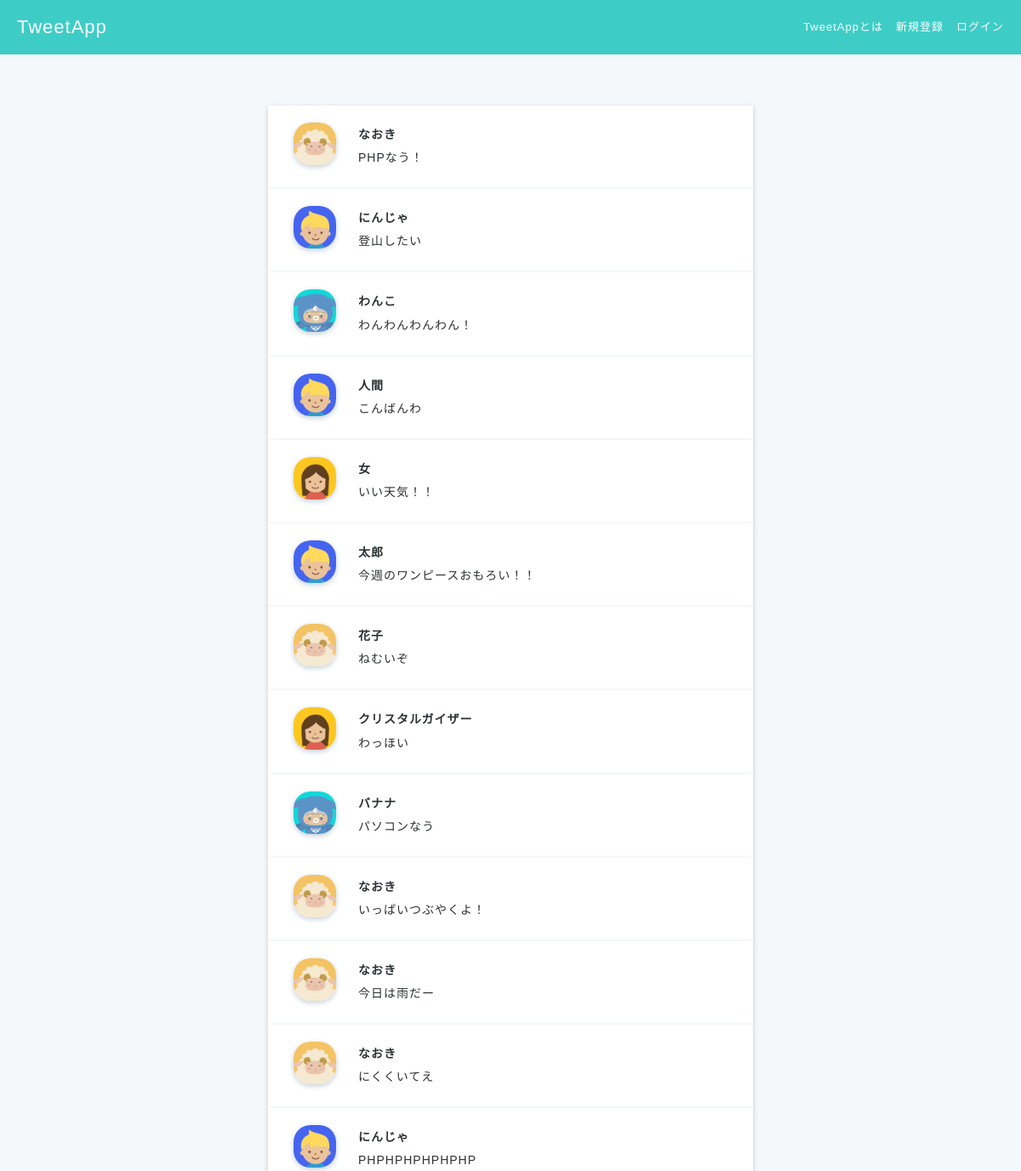
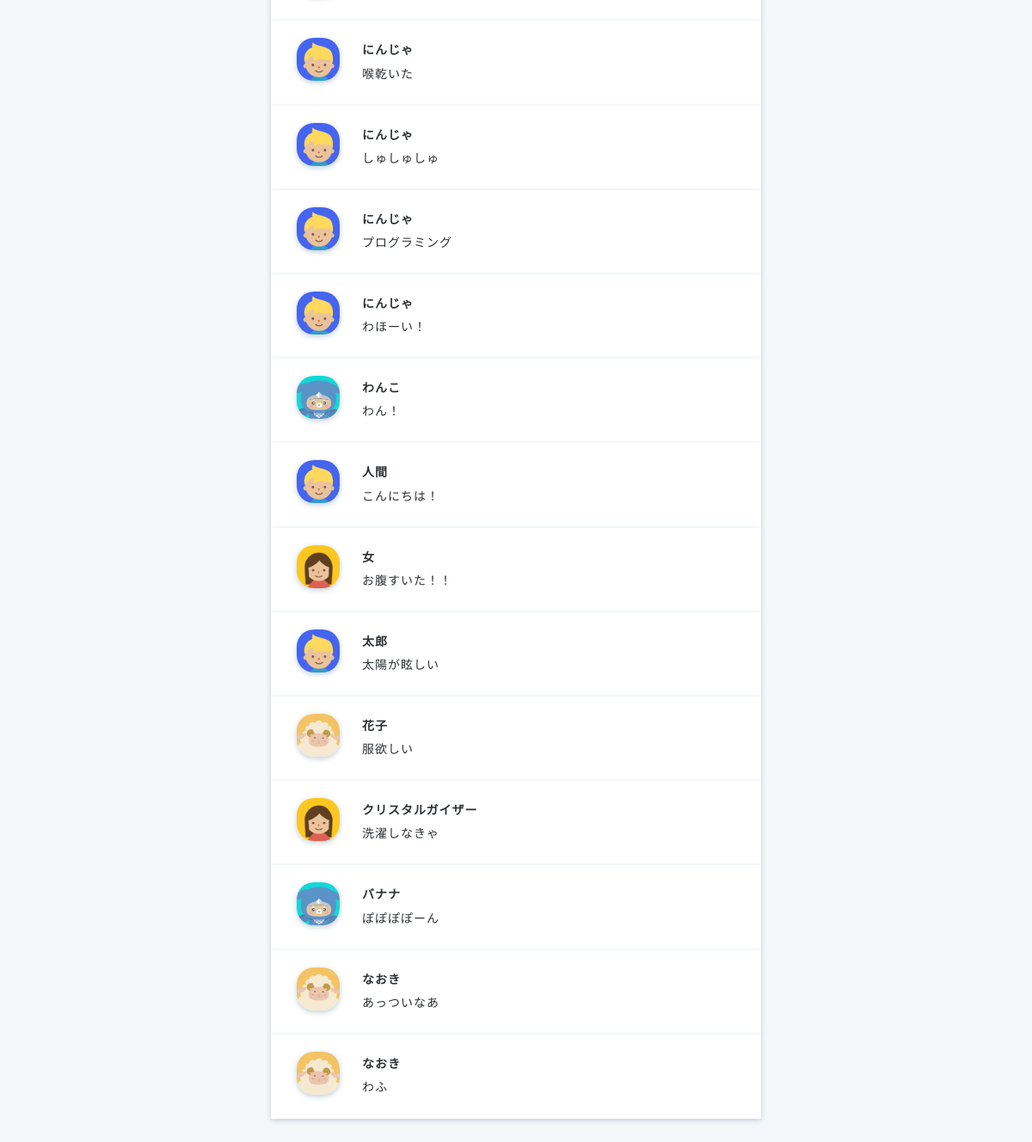
/posts.php, run on the app's committed database (2 pictures, top to bottom).
### tables this page shows
create table tweets (
tweet_id int auto_increment primary key,
user_id int not null,
content varchar(140) not null,
created datetime default current_timestamp,
updated datetime default current_timestamp on update current_timestamp,
foreign key(user_id) references users(id)
);

create table users (
id int auto_increment  primary key,
name varchar(100) not null,
email varchar(100) not null unique,
password varchar(100) not null,
created datetime default current_timestamp,
updated datetime default current_timestamp on update current_timestamp
);

### posts.php (the view, shortened to what this page needs)
<?php require 'header.php'; ?>
<?php
$sql=$pdo->prepare('
  SELECT * FROM tweets
  LEFT OUTER JOIN users
  ON tweets.user_id = users.id
  ORDER BY tweets.updated DESC');
$sql->execute([]);
?>
<div class="main posts-index">
  <div class="container">
    <?php foreach ($sql->fetchAll() as $row): ?>
    <div class="posts-index-item">
      <div class="post-left"><img src="img/<?=$row['id'] ?>.jpg"></div>
      <div class="post-right">
        <div class="post-user-name"><a href="users_show.php?id=<?=$row['id'] ?>"><?=$row['name'] ?></a></div>
        <a href="posts_show.php?tweet_id=<?=$row['tweet_id'] ?>"><?=$row['content'] ?></a>
      </div>
    </div>
    <?php endforeach; ?>
  </div>
</div>

### css/style.css (style rules this page uses)
* { box-sizing: border-box; }
html { font: 100%/1.5 'Avenir Next', 'Hiragino Sans', sans-serif; line-height: 1.7; letter-spacing: 1px; }
a { text-decoration: none; color: #2d3133; font-size: 14px; }
body { color: #2d3133; background-color: #3ecdc6; margin: 0; min-height: 1vh; }
.main { position: absolute; top: 64px; width: 100%; height: auto; min-height: 100%; background-color: #f5f8fa; }
.container { max-width: 600px; margin: 60px auto; padding-left: 15px; padding-right: 15px; clear: both; }
.posts-index-item { padding: 20px 30px; background-color: white; overflow: hidden; box-shadow: 0 2px 6px #c1ced7; }
.post-left img { width: 50px; height: 50px; border-radius: 40%; box-shadow: 0 2px 6px #c1ced7; object-fit: cover; }
.post-user-name a { font-weight: 600; }
.post-left { float: left; width: 10%; }
.post-right { float: left; width: 90%; padding-left: 25px; text-align: left; }

### data on the page
tweets: user.name "なおき", content "PHPなう！"
tweets: user.name "にんじゃ", content "登山したい"
tweets: user.name "わんこ", content "わんわんわんわん！"
tweets: user.name "人間", content "こんばんわ"
tweets: user.name "女", content "いい天気！！"
tweets: user.name "太郎", content "今週のワンピースおもろい！！"
tweets: user.name "花子", content "ねむいぞ"
tweets: user.name "クリスタルガイザー", content "わっほい"
tweets: user.name "バナナ", content "パソコンなう"
tweets: user.name "なおき", content "いっぱいつぶやくよ！"
tweets: user.name "なおき", content "今日は雨だー"
tweets: user.name "なおき", content "にくくいてえ"
tweets: user.name "にんじゃ", content "PHPHPHPHPHPHP"
tweets: user.name "にんじゃ", content "喉乾いた"
tweets: user.name "にんじゃ", content "しゅしゅしゅ"
tweets: user.name "にんじゃ", content "プログラミング"
tweets: user.name "にんじゃ", content "わほーい！"
tweets: user.name "わんこ", content "わん！"
tweets: user.name "人間", content "こんにちは！"
tweets: user.name "女", content "お腹すいた！！"
tweets: user.name "太郎", content "太陽が眩しい"
tweets: user.name "花子", content "服欲しい"
tweets: user.name "クリスタルガイザー", content "洗濯しなきゃ"
tweets: user.name "バナナ", content "ぽぽぽぽーん"
tweets: user.name "なおき", content "あっついなあ"
tweets: user.name "なおき", content "わふ"
